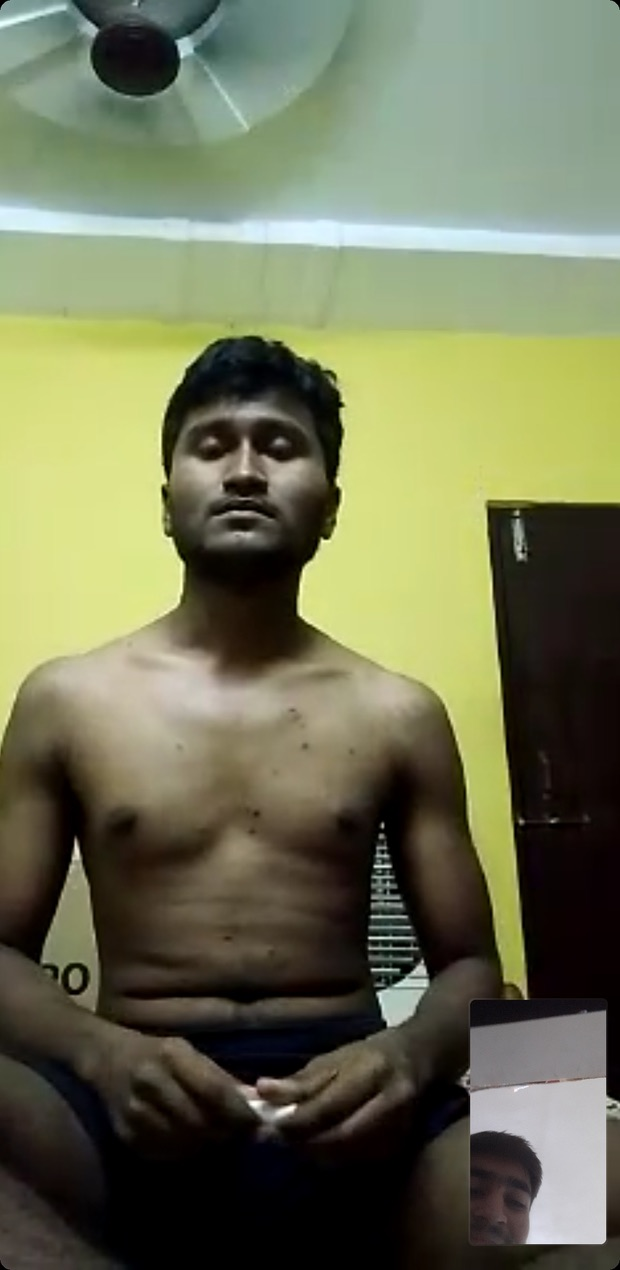
#> input picture c1.jpg, 620 x 1270 px
$ python m2.py
#> lines starting #> are read from the running program, lines starting #| are printed output that depends on the picture; after the words box and inside, x2 and y2 are one past the last pixel; in counts of white or black regions, pixels touching at a corner belong together
import cv2
import numpy as np
import random
from PIL import Image, ImageEnhance

# === CONFIG ===
image_path = "c1.jpg"     # Input image
output_path = "low_poly_result.png"  # Output image
num_points = 2000          # Number of points (controls detail)

# === Load image ===
img = cv2.imread(image_path)
#> img is the input picture: shape (1270, 620, 3); mean B, G, R 86, 115.2, 111.7
h, w, _ = img.shape

# === Preprocess for detail detection ===
gray = cv2.cvtColor(img, cv2.COLOR_BGR2GRAY)
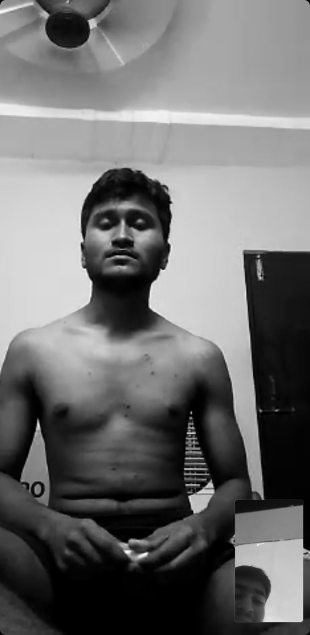
#> gray: shape (1270, 620) (shown at 1/2 size); min 0, max 254, mean 110.8
edges = cv2.Canny(gray, 100, 200)
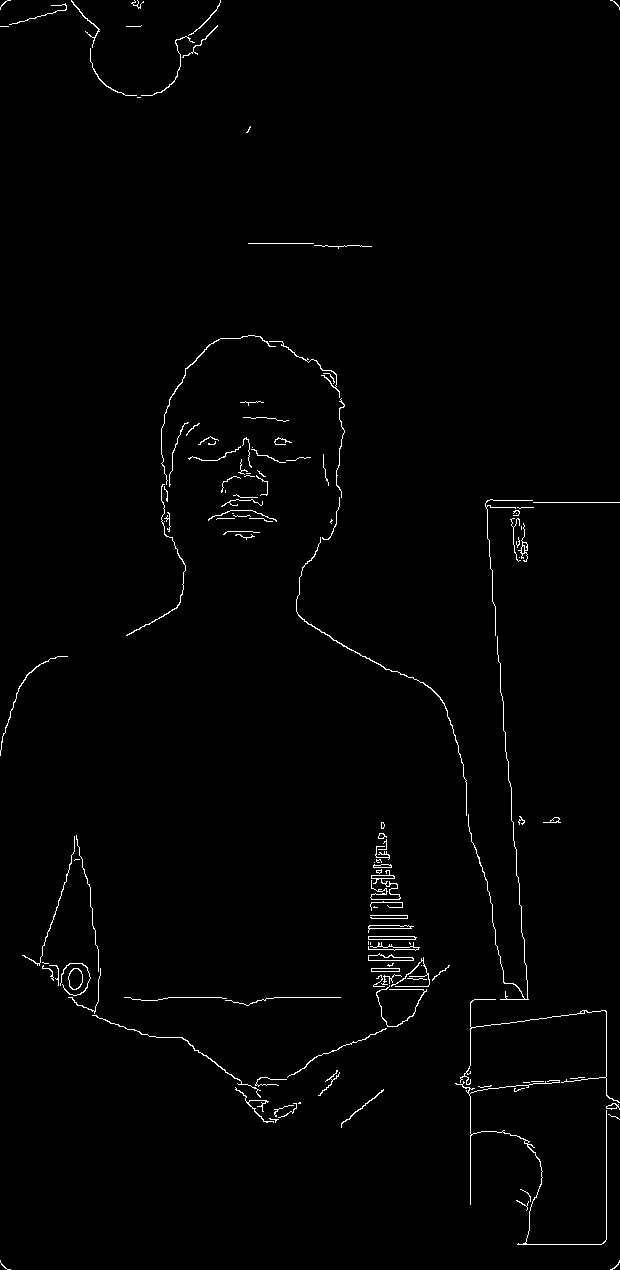
#> edges: shape (1270, 620); 1.1% white in thin lines or dots

# Pick points from edges + random points
points = []

# More points in detailed areas (edges)
edge_points = np.column_stack(np.where(edges > 0))
#> edge_points = 8926 pairs, first value 0 to 1269, second value 0 to 619
for (y, x) in edge_points[::max(1, len(edge_points)//(num_points//2))]:
    points.append((x, y))
#> this loop made 1116 passes
#> (y, x) on passes 1 to 3: (0, 7), (0, 610), (1, 138)
#> after the loop, points = 1116 pairs, first value 0 to 619, second value 0 to 1269

# Add some random points for variety
for _ in range(num_points//2):
    points.append((random.randint(0, w-1), random.randint(0, h-1)))
#> after the loop, points = 2116 pairs, first value 0 to 619, second value 0 to 1269

# Add image corners
points.extend([(0, 0), (w-1, 0), (0, h-1), (w-1, h-1)])

# === Delaunay Triangulation ===
rect = (0, 0, w, h)
subdiv = cv2.Subdiv2D(rect)
for p in points:
    subdiv.insert((int(p[0]), int(p[1])))
#> this loop made 2120 passes
#> p on passes 1 to 3: (7, 0), (610, 0), (138, 1)

triangles = subdiv.getTriangleList()
triangles = np.array(triangles, dtype=np.int32)

# === Draw triangles ===
output = np.zeros_like(img)

for t in triangles:
    pts = [(t[0], t[1]), (t[2], t[3]), (t[4], t[5])]
    pts = np.array(pts, np.int32)

    if np.any(pts[:, 0] < 0) or np.any(pts[:, 1] < 0) or np.any(pts[:, 0] >= w) or np.any(pts[:, 1] >= h):
        continue

    # Mask for triangle
    mask = np.zeros((h, w), dtype=np.uint8)
    cv2.fillConvexPoly(mask, pts, 1)

    # Average color inside triangle
    mean_color = cv2.mean(img, mask=mask)
    color = (int(mean_color[0]), int(mean_color[1]), int(mean_color[2]))

    # Fill triangle
    cv2.fillConvexPoly(output, pts, color)
#> this loop made 4205 passes
#> (pts, mean_color, color) on passes 1 to 3: ([[35, 17], [41, 0], [41, 15]], (191.1, 194.8, 164.1, 0), (191, 194, 164)), ([[41, 0], [35, 17], [20, 0]], (163.3, 167.4, 136.5, 0), (163, 167, 136)), ([[610, 0], [619, 8], [578, 27]], (140.7, 157.4, 134.7, 0), (140, 157, 134))
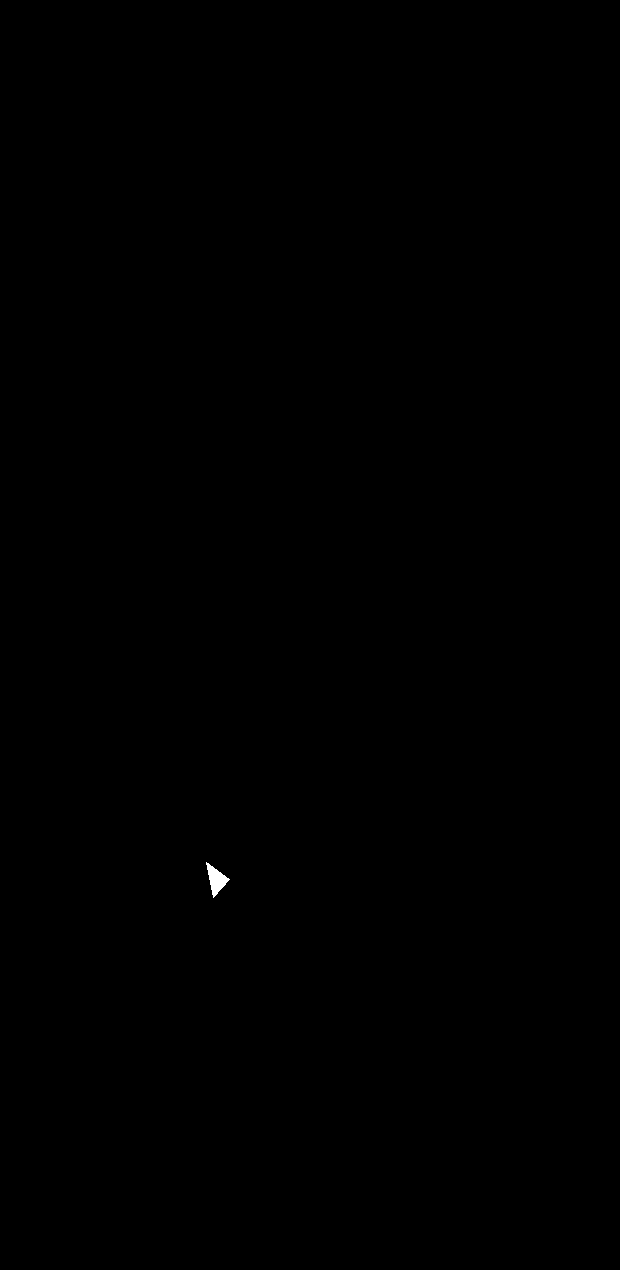
#> mask: shape (1270, 620); values 0 (black) and 1 (white), 0.05% white; 1 white region, box (x1, y1, x2, y2) and area: (206, 862, 230, 898) 382
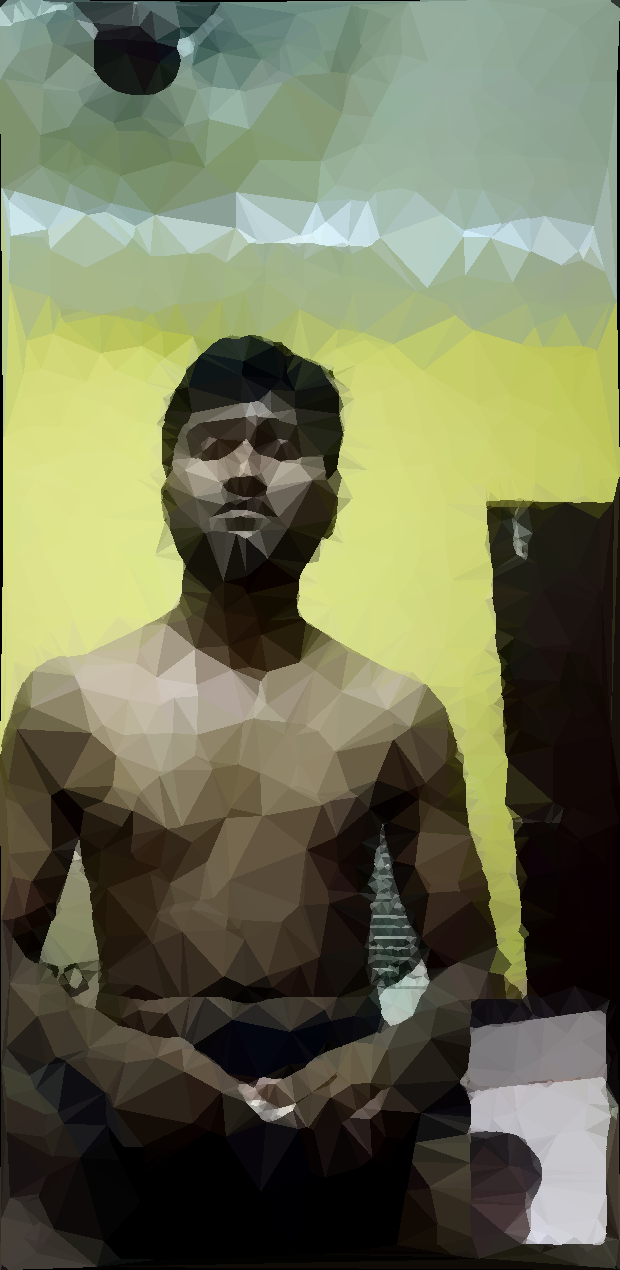
#> output: shape (1270, 620, 3); mean B, G, R 85, 114.1, 110.6

# === Convert to PIL for final enhancement ===
pil_img = Image.fromarray(cv2.cvtColor(output, cv2.COLOR_BGR2RGB))

# Slightly boost saturation for better look
enhancer = ImageEnhance.Color(pil_img)
final_img = enhancer.enhance(1.2)  # 1.0 = original, >1 more saturation

# Save and show result
final_img.save(output_path)
final_img.show()

$ run again, with Harshit2.jpg copied over c1.jpg
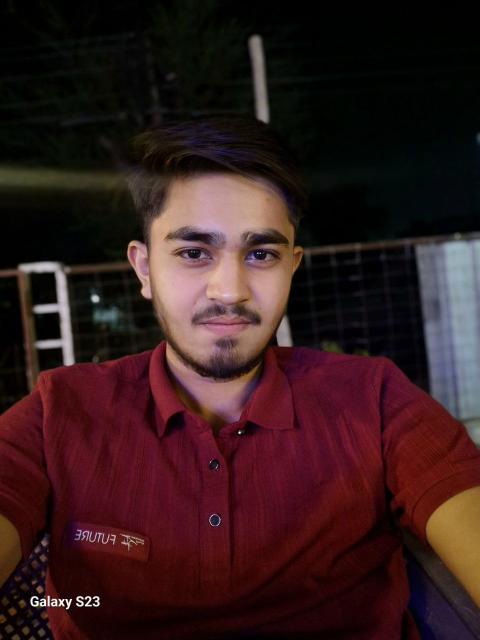
#> input picture Harshit2.jpg, 960 x 1280 px (shown at 1/2 size)
#> img is the input picture: shape (1280, 960, 3); mean B, G, R 28.2, 27.6, 52.3
#> `edges = cv2.Canny(gray, 100, 200)`:
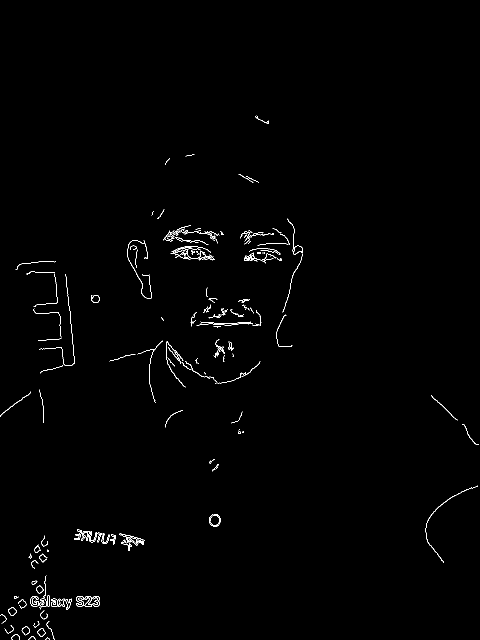
#> edges: shape (1280, 960) (shown at 1/2 size); 0.72% white in thin lines or dots, all inside (x1, y1, x2, y2) = (0, 231, 958, 1280)
#> edge_points = 8841 pairs, first value 231 to 1279, second value 0 to 957
#> the loop `for (y, x) in edge_points[::max(1, len(edge_points)//(num_points//2))]:` made 1106 passes
#> (y, x) on passes 1 to 3: (231, 513), (235, 512), (238, 517)
#> after the loop `for (y, x) in edge_points[::max(1, len(edge_points)//(num_points//2))]:`: points = 1106 pairs, first value 1 to 954, second value 231 to 1279
#> after the loop `for _ in range(num_points//2):`: points = 2106 pairs, first value 0 to 959, second value 0 to 1279
#> the loop `for p in points:` made 2110 passes
#> p on passes 1 to 3: (513, 231), (512, 235), (517, 238)
#> the loop `for t in triangles:` made 4188 passes
#> (pts, mean_color, color) on passes 1 to 3: ([[773, 194], [735, 191], [734, 167]], (0.856, 2.73, 0.634, 0), (0, 2, 0)), ([[735, 191], [773, 194], [734, 226]], (1.49, 2.5, 0.485, 0), (1, 2, 0)), ([[513, 231], [517, 238], [512, 235]], (58.81, 57.38, 63.62, 0), (58, 57, 63))
#> after the loop `for t in triangles:`:
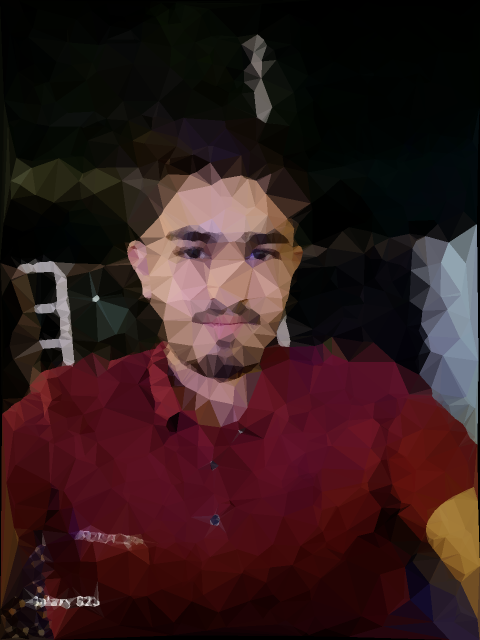
#> output: shape (1280, 960, 3) (shown at 1/2 size); mean B, G, R 27.4, 26.8, 51.4

$ run again, with f1.jpg copied over c1.jpg
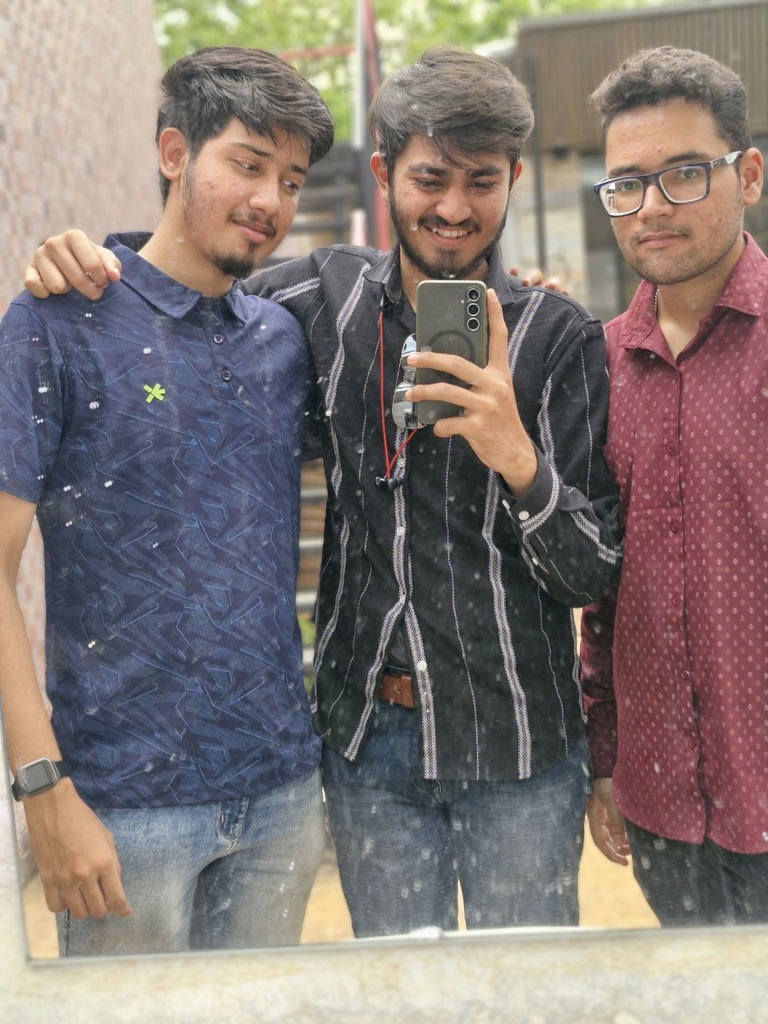
#> input picture f1.jpg, 768 x 1024 px
#> img is the input picture: shape (1024, 768, 3); mean B, G, R 115.9, 119.5, 130.3
#> `edges = cv2.Canny(gray, 100, 200)`:
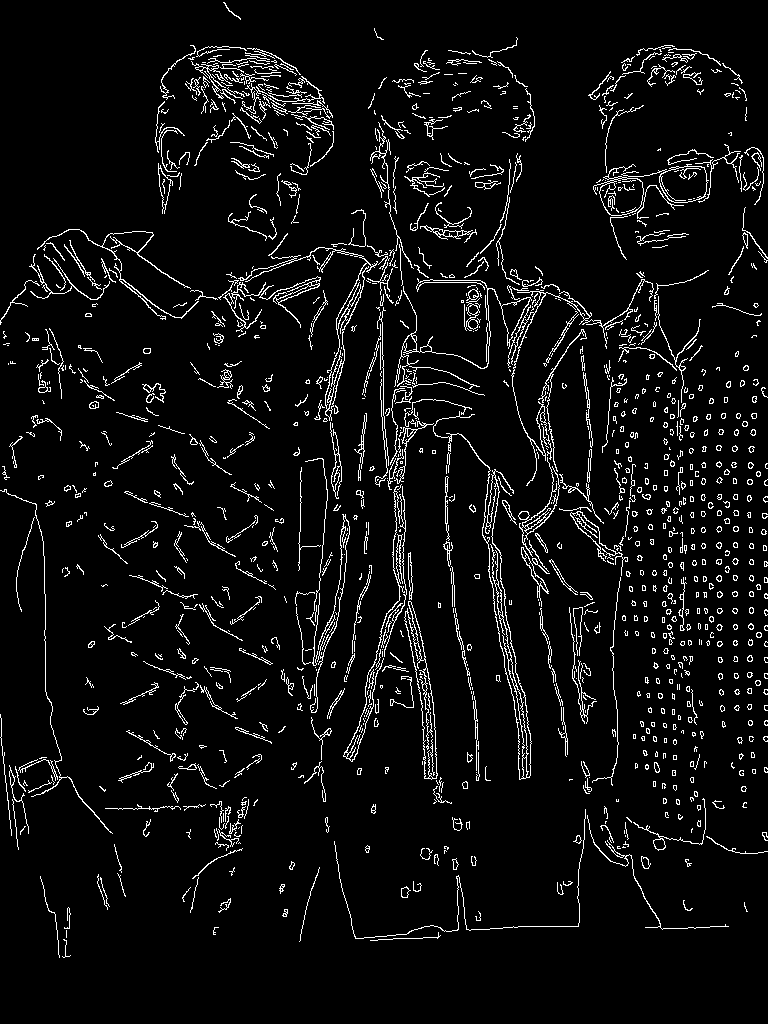
#> edges: shape (1024, 768); 5.6% white in thin lines or dots
#> edge_points = 44213 pairs, first value 2 to 957, second value 0 to 767
#> the loop `for (y, x) in edge_points[::max(1, len(edge_points)//(num_points//2))]:` made 1005 passes
#> (y, x) on passes 1 to 3: (2, 223), (37, 377), (46, 225)
#> after the loop `for (y, x) in edge_points[::max(1, len(edge_points)//(num_points//2))]:`: points = 1005 pairs, first value 3 to 767, second value 2 to 943
#> after the loop `for _ in range(num_points//2):`: points = 2005 pairs, first value 0 to 767, second value 0 to 1022
#> the loop `for p in points:` made 2009 passes
#> p on passes 1 to 3: (223, 2), (377, 37), (225, 46)
#> the loop `for t in triangles:` made 3984 passes
#> (pts, mean_color, color) on passes 1 to 3: ([[522, 7], [482, 67], [486, 0]], (132, 190.5, 177, 0), (132, 190, 177)), ([[482, 67], [522, 7], [542, 68]], (136.5, 155.5, 158.6, 0), (136, 155, 158)), ([[201, 49], [182, 20], [218, 29]], (114.8, 184.7, 168.5, 0), (114, 184, 168))
#> after the loop `for t in triangles:`:
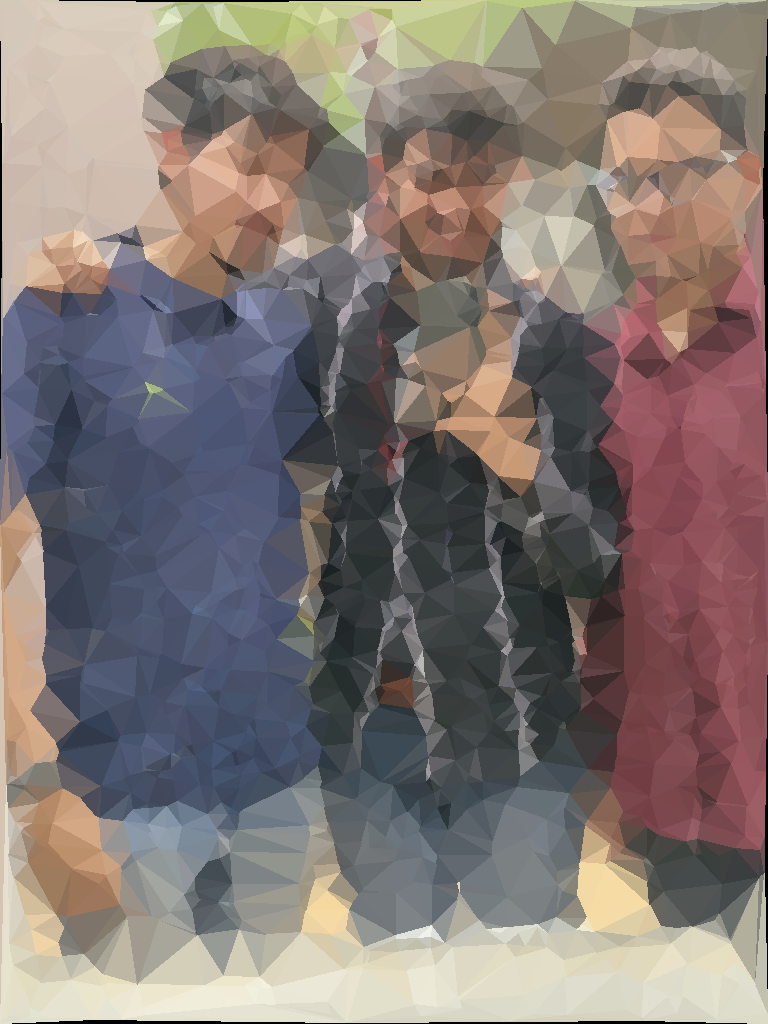
#> output: shape (1024, 768, 3); mean B, G, R 114.6, 118.2, 128.9
